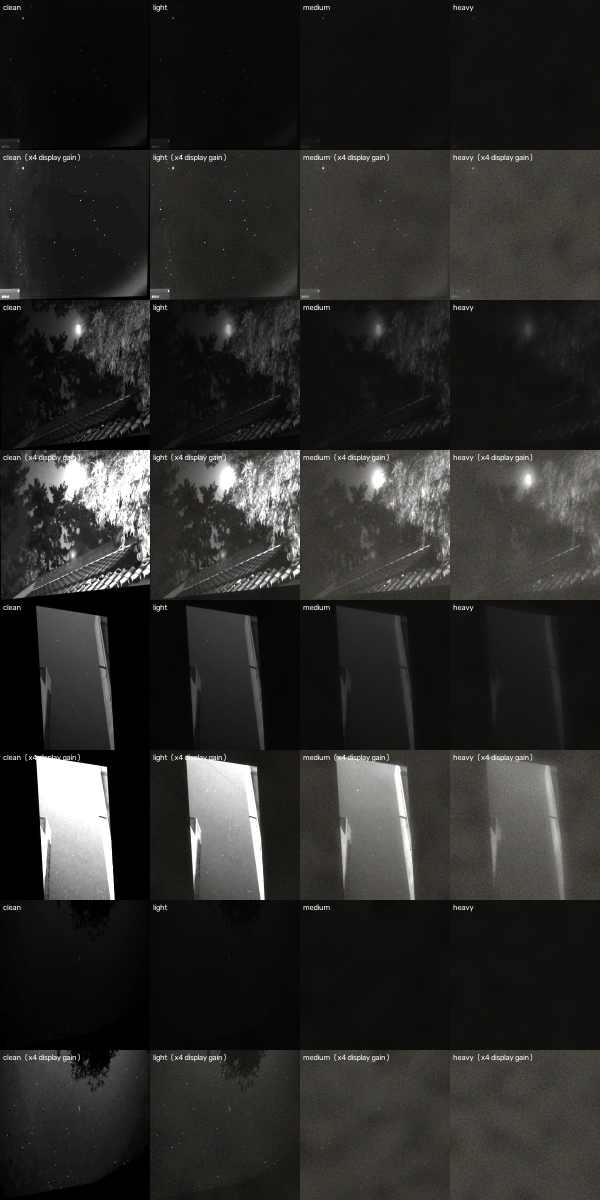
#> input picture results/constellation/phase3/figures/fog_examples_test.jpg, 1200 x 2400 px, given as the content of the folder data/raw/constellations/fog, which was not available (shown at 1/2 size)
$ python fog_stats.py
#> lines starting #> are read from the running program, lines starting #| are printed output that depends on the picture
#> in main, c is the input picture: shape (2400, 1200, 3); mean B, G, R 40.8, 42.8, 43.4
"""Measure how much each fog severity degrades the images, and draw a figure.

Star retention: point sources are found in the clean image and in the fogged
image with the same detector (white top-hat, then local maxima above
k * robust noise sigma). Reference stars in the clean image must also be at
least --clean-min-amp grey levels above the local background, so JPEG texture
is not counted as stars. A clean star counts as retained when a fogged
detection lies within --match-px pixels.

Noise in the fogged image also produces detections, some of which land near
a clean star by chance. The chance rate is measured by repeating the match
with the fogged detections shifted by a fixed offset; both numbers are
reported, and retention above chance is their difference.

Example:
  python -m src.constellation.fog_stats --clean data/raw/constellations/resplit \
      --fog data/raw/constellations/fog --out results/constellation/phase3
"""
import argparse
import json
import sys
from pathlib import Path

import cv2
import numpy as np

IMG_EXTS = {".jpg", ".jpeg", ".png", ".bmp"}


def find_stars(gray: np.ndarray, k: float, min_amp: float) -> np.ndarray:
    """Return (N, 2) array of (x, y) point-source positions."""
#> called with k = 5, min_amp = 20
    g = gray.astype(np.float32)
    kernel = cv2.getStructuringElement(cv2.MORPH_ELLIPSE, (9, 9))
    th = cv2.morphologyEx(g, cv2.MORPH_TOPHAT, kernel)
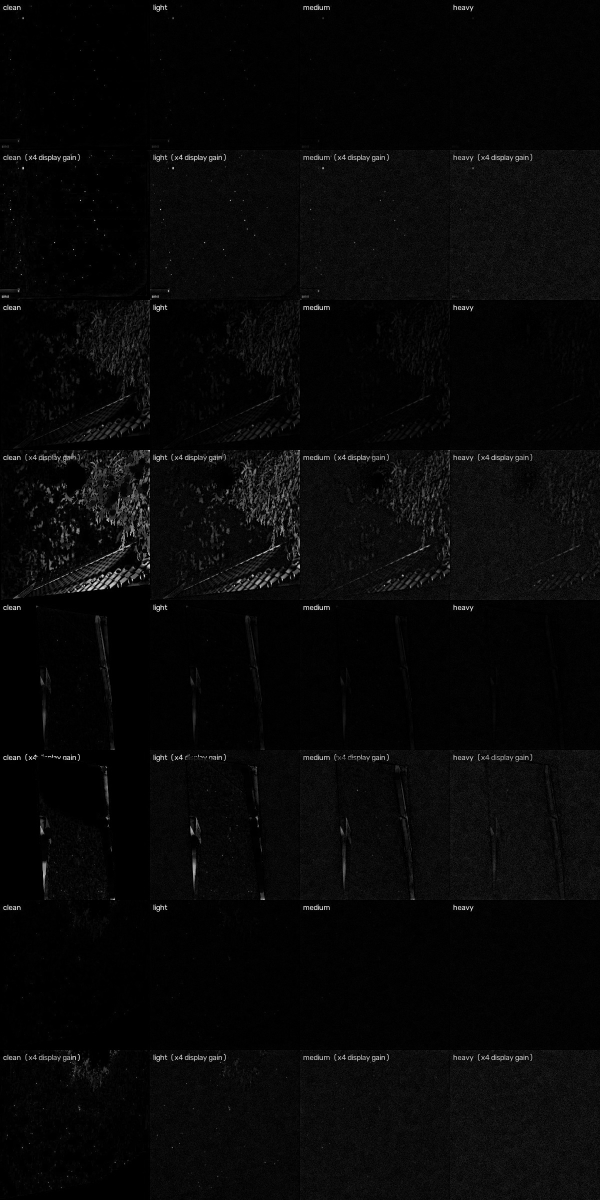
#> th: shape (2400, 1200) float32 (shown at 1/2 size); min 0, max 255, mean 7.4
    th = cv2.GaussianBlur(th, (0, 0), 0.8)
    mad = np.median(np.abs(th - np.median(th)))
#> mad = 2.75
    thresh = max(k * 1.4826 * mad, min_amp)
#> thresh = 20.4
    peaks = (th == cv2.dilate(th, np.ones((5, 5), np.uint8))) & (th > thresh)
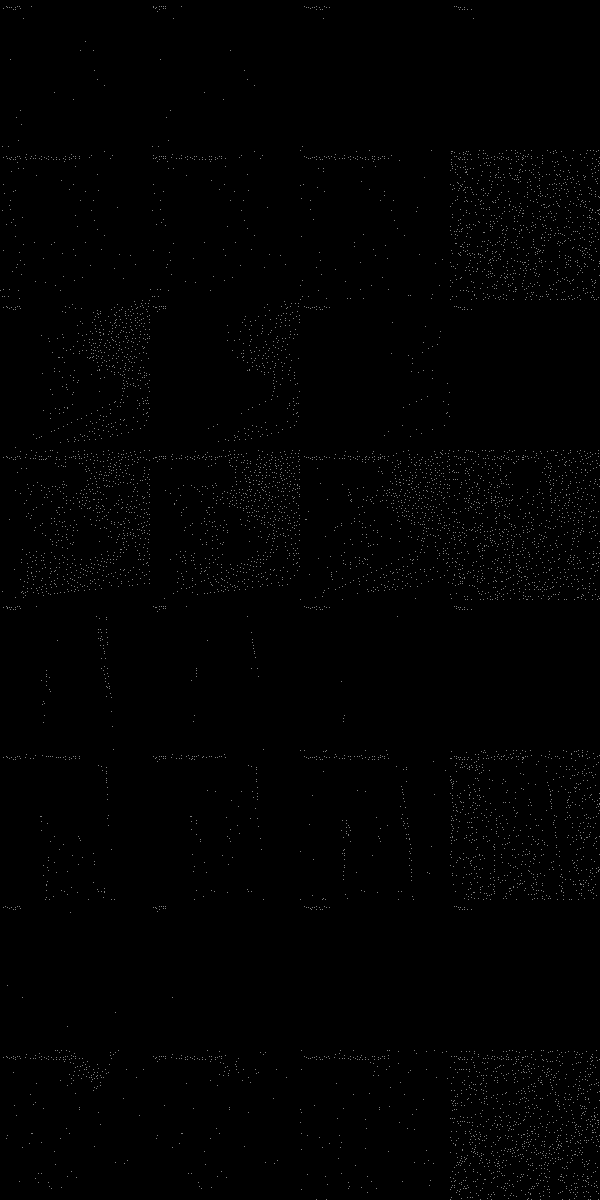
#> peaks: shape (2400, 1200) bool (shown at 1/2 size); 0.28% white in thin lines or dots
    ys, xs = np.nonzero(peaks)
#> ys = 7993 values from 12 to 2399; xs = 7993 values, max 1199 at index 340, min 1 at index 1330, mean 726.7
    return np.stack([xs, ys], axis=1)


def retained(clean: np.ndarray, fog: np.ndarray, r: float) -> int:
    if len(clean) == 0 or len(fog) == 0:
        return 0
    d2 = ((clean[:, None, :] - fog[None, :, :]) ** 2).sum(-1)
    return int((d2.min(axis=1) <= r * r).sum())


def label_mask(label: Path, h: int, w: int) -> np.ndarray:
    m = np.zeros((h, w), bool)
    if label.exists():
        for line in label.read_text().splitlines():
            parts = line.split()
            if len(parts) >= 5:
                cx, cy, bw, bh = (float(v) for v in parts[1:5])
                x0, x1 = int((cx - bw / 2) * w), int(np.ceil((cx + bw / 2) * w))
                y0, y1 = int((cy - bh / 2) * h), int(np.ceil((cy + bh / 2) * h))
                m[max(0, y0):y1, max(0, x0):x1] = True
    return m


def main() -> int:
    ap = argparse.ArgumentParser(description=__doc__,
                                 formatter_class=argparse.RawDescriptionHelpFormatter)
    ap.add_argument("--clean", type=Path, default=Path("data/raw/constellations/resplit"))
    ap.add_argument("--fog", type=Path, default=Path("data/raw/constellations/fog"))
    ap.add_argument("--split", default="test")
    ap.add_argument("--out", type=Path, default=Path("results/constellation/phase3"))
    ap.add_argument("--k", type=float, default=5.0, help="detection threshold in noise sigmas")
    ap.add_argument("--min-amp", type=float, default=4.0, help="minimum top-hat amplitude (grey levels)")
    ap.add_argument("--clean-min-amp", type=float, default=20.0,
                    help="minimum top-hat amplitude for reference stars in the clean image")
    ap.add_argument("--match-px", type=float, default=3.0)
    ap.add_argument("--chance-offset", type=int, nargs=2, default=(37, 23),
                    help="pixel shift (x y) applied to fogged detections to measure chance matches")
    ap.add_argument("--figure-images", nargs="*", default=None,
                    help="file-name prefixes to show in the figure (default: 4 spread across the split)")
    args = ap.parse_args()

    sevs = sorted((d.name for d in args.fog.iterdir() if (d / args.split / "images").is_dir()),
                  key=lambda s: ["light", "medium", "heavy"].index(s) if s in ("light", "medium", "heavy") else 9)
    clean_dir = args.clean / args.split / "images"
    names = sorted(f.stem for f in clean_dir.iterdir() if f.suffix.lower() in IMG_EXTS)
    clean_files = {f.stem: f for f in clean_dir.iterdir() if f.suffix.lower() in IMG_EXTS}

    off = np.array(args.chance_offset)
    rows = {s: {"stars_clean": 0, "stars_kept": 0, "stars_kept_in_boxes": 0, "stars_clean_in_boxes": 0,
                "chance": 0, "chance_in_boxes": 0,
                "mean_grey": [], "bg_noise_sd": [], "psnr": []} for s in sevs}
    clean_mean = []
    for n in names:
        c = cv2.imread(str(clean_files[n]))
        cg = cv2.cvtColor(c, cv2.COLOR_BGR2GRAY)
        clean_mean.append(float(cg.mean()))
        cs = find_stars(cg, args.k, args.clean_min_amp)
#> cs = 7993 pairs, first value 1 to 1199, second value 12 to 2399
        box = label_mask(args.clean / args.split / "labels" / f"{n}.txt", *cg.shape)
        in_box = box[cs[:, 1], cs[:, 0]] if len(cs) else np.zeros(0, bool)
        for s in sevs:
            f = cv2.imread(str(args.fog / s / args.split / "images" / f"{n}.jpg"))
            fg = cv2.cvtColor(f, cv2.COLOR_BGR2GRAY)
            fs = find_stars(fg, args.k, args.min_amp)
            r = rows[s]
            r["stars_clean"] += len(cs)
            r["stars_kept"] += retained(cs, fs, args.match_px)
            r["stars_clean_in_boxes"] += int(in_box.sum())
            r["stars_kept_in_boxes"] += retained(cs[in_box], fs, args.match_px)
            r["chance"] += retained(cs, fs + off, args.match_px)
            r["chance_in_boxes"] += retained(cs[in_box], fs + off, args.match_px)
            r["mean_grey"].append(float(fg.mean()))
            hp = fg.astype(np.float32) - cv2.medianBlur(fg, 5).astype(np.float32)
            r["bg_noise_sd"].append(float(1.4826 * np.median(np.abs(hp - np.median(hp)))))
            r["psnr"].append(float(cv2.PSNR(c, f)))

    summary = {"split": args.split, "n_images": len(names), "detector": {
               "k": args.k, "min_amp": args.min_amp, "clean_min_amp": args.clean_min_amp,
               "match_px": args.match_px, "chance_offset": list(args.chance_offset)}, "clean_mean_grey": float(np.mean(clean_mean)), "severities": {}}
    for s, r in rows.items():
        n, nb = max(1, r["stars_clean"]), max(1, r["stars_clean_in_boxes"])
        summary["severities"][s] = {
            "star_retention": r["stars_kept"] / n,
            "chance_retention": r["chance"] / n,
            "retention_above_chance": (r["stars_kept"] - r["chance"]) / n,
            "star_retention_in_boxes": r["stars_kept_in_boxes"] / nb,
            "chance_retention_in_boxes": r["chance_in_boxes"] / nb,
            "retention_above_chance_in_boxes": (r["stars_kept_in_boxes"] - r["chance_in_boxes"]) / nb,
            "stars_clean": r["stars_clean"], "stars_clean_in_boxes": r["stars_clean_in_boxes"],
            "mean_grey": float(np.mean(r["mean_grey"])),
            "bg_noise_sd": float(np.mean(r["bg_noise_sd"])),
            "psnr_db": float(np.mean(r["psnr"])),
        }
#> after the loop, summary = 5 items
    args.out.mkdir(parents=True, exist_ok=True)
    (args.out / f"fog_stats_{args.split}.json").write_text(json.dumps(summary, indent=2))
    print(json.dumps(summary, indent=2))
#> (printed output is left out)

    # Figure: rows = example images, columns = clean + severities. A brightened
    # copy (x4 gain) of each row is shown underneath, because the raw frames are
    # too dark to read on screen.
    picks = ([next(n for n in names if n.startswith(p)) for p in args.figure_images]
             if args.figure_images else [names[i] for i in np.linspace(0, len(names) - 1, 4).astype(int)])
    tile = 300
    font = cv2.FONT_HERSHEY_SIMPLEX
    rows_img = []
    for n in picks:
        imgs = [cv2.imread(str(clean_files[n]))] + \
               [cv2.imread(str(args.fog / s / args.split / "images" / f"{n}.jpg")) for s in sevs]
#> imgs = 1 item
        for gain in (1, 4):
            cells = []
            for title, im in zip(["clean"] + sevs, imgs):
                t = cv2.resize(im, (tile, tile), interpolation=cv2.INTER_AREA)
                t = np.clip(t.astype(np.float32) * gain, 0, 255).astype(np.uint8)
                label = title + ("" if gain == 1 else "  (x4 display gain)")
                cv2.putText(t, label, (6, 20), font, 0.5, (255, 255, 255), 1, cv2.LINE_AA)
                cells.append(t)
            rows_img.append(np.hstack(cells))
    fig = np.vstack(rows_img)
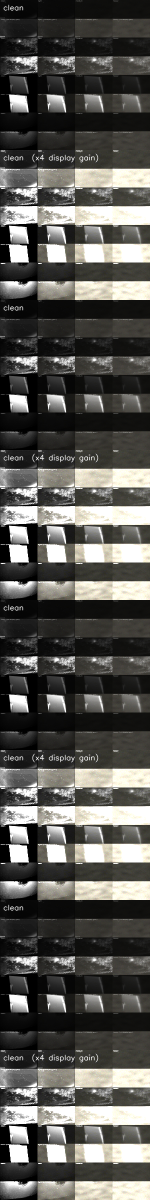
#> fig: shape (2400, 300, 3) (shown at 1/2 size); mean B, G, R 84.5, 88.7, 89.8
    (args.out / "figures").mkdir(exist_ok=True)
    cv2.imwrite(str(args.out / "figures" / f"fog_examples_{args.split}.jpg"), fig, [cv2.IMWRITE_JPEG_QUALITY, 92])
    return 0


if __name__ == "__main__":
    sys.exit(main())
#> (the program exits here)
